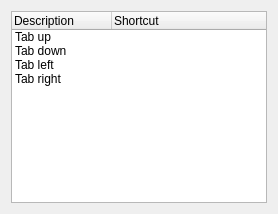
<?xml version="1.0" encoding="UTF-8"?>
<ui version="4.0">
 <class>ShortcutsWizardPage</class>
 <widget class="QWizardPage" name="ShortcutsWizardPage">
  <property name="windowTitle">
   <string>WizardPage</string>
  </property>
  <property name="title">
   <string>Shortcut settings</string>
  </property>
  <property name="subTitle">
   <string>Adjust shortcuts</string>
  </property>
  <layout class="QHBoxLayout" name="horizontalLayout">
   <item>
    <widget class="TreeWidget" name="treeWidget">
     <property name="inputMethodHints">
      <set>Qt::ImhNoAutoUppercase</set>
     </property>
     <property name="rootIsDecorated">
      <bool>false</bool>
     </property>
     <property name="uniformRowHeights">
      <bool>true</bool>
     </property>
     <property name="allColumnsShowFocus">
      <bool>true</bool>
     </property>
     <column>
      <property name="text">
       <string>Description</string>
      </property>
     </column>
     <column>
      <property name="text">
       <string>Shortcut</string>
      </property>
     </column>
     <item>
      <property name="text">
       <string>Tab up</string>
      </property>
      <property name="text">
       <string/>
      </property>
      <property name="flags">
       <set>ItemIsSelectable|ItemIsEditable|ItemIsEnabled</set>
      </property>
     </item>
     <item>
      <property name="text">
       <string>Tab down</string>
      </property>
      <property name="text">
       <string/>
      </property>
      <property name="flags">
       <set>ItemIsSelectable|ItemIsEditable|ItemIsEnabled</set>
      </property>
     </item>
     <item>
      <property name="text">
       <string>Tab left</string>
      </property>
      <property name="text">
       <string/>
      </property>
      <property name="flags">
       <set>ItemIsSelectable|ItemIsEditable|ItemIsEnabled</set>
      </property>
     </item>
     <item>
      <property name="text">
       <string>Tab right</string>
      </property>
      <property name="text">
       <string/>
      </property>
      <property name="flags">
       <set>ItemIsSelectable|ItemIsEditable|ItemIsEnabled</set>
      </property>
     </item>
    </widget>
   </item>
  </layout>
 </widget>
 <customwidgets>
  <customwidget>
   <class>TreeWidget</class>
   <extends>QTreeWidget</extends>
   <header>treewidget.h</header>
  </customwidget>
 </customwidgets>
 <resources/>
 <connections/>
</ui>
